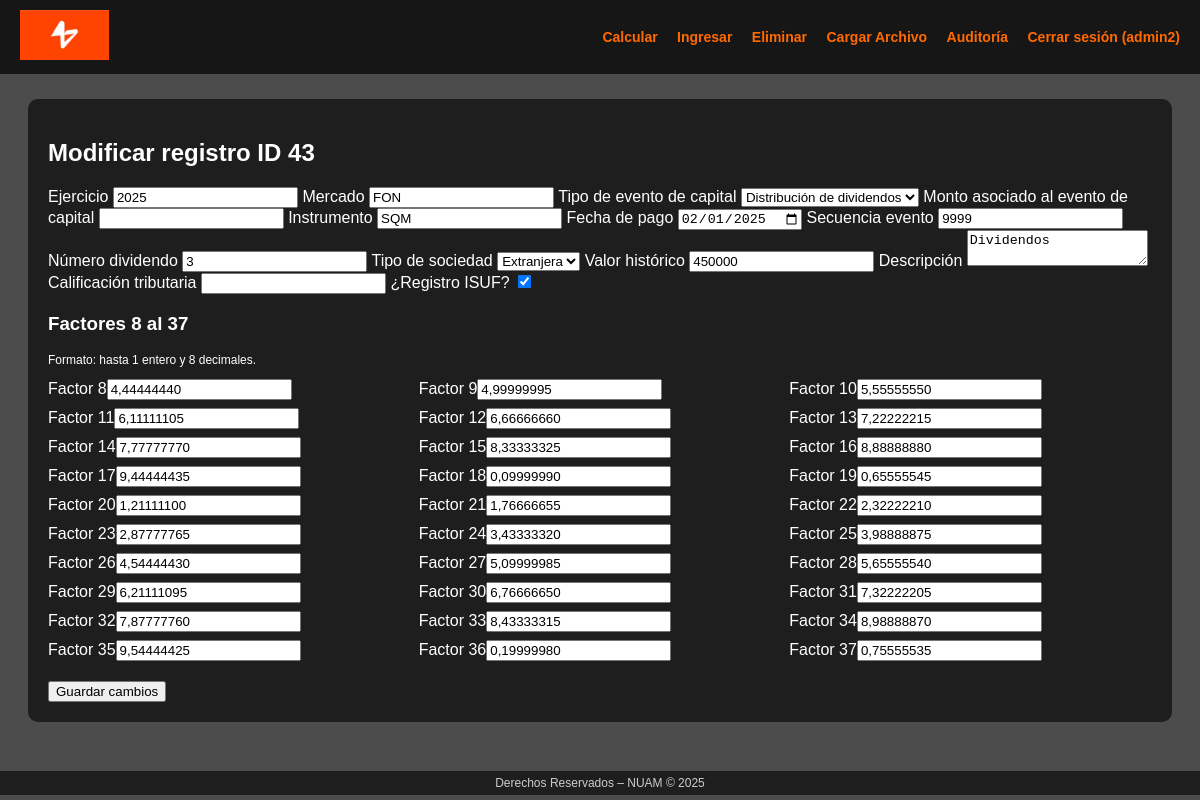
Screenshot of /modificar/43/ (signed in) with the database file from the repository.
### nuam/models.py (models this page shows, shortened)
class Registro(models.Model):
    ejercicio = models.PositiveIntegerField(
        help_text="Ejercicio / Año. Ej: 2023",
        validators=[
            MinValueValidator(1900),
            MaxValueValidator(2100),
        ],
    )
    mercado = models.CharField(
        max_length=3,
        help_text="Mercado (3 caracteres). Ej: ACN",
        validators=[
            RegexValidator(
                regex=r"^[A-Z0-9]{1,3}$",
                message="El mercado debe tener entre 1 y 3 caracteres en mayúscula.",
            )
        ],
    )
    instrumento = models.CharField(
        max_length=100,
        help_text="Instrumento. Ej: COPEC",
    )
    fecha_pago = models.DateField(
        help_text="Fecha de pago en formato DD-MM-AAAA",
    )
    secuencia_evento = models.CharField(
        max_length=10,
        help_text="Secuencia del evento (hasta 10 dígitos).",
        validators=[
            RegexValidator(
                regex=r"^[0-9]{1,10}$",
                message="La secuencia debe contener solo dígitos (máx. 10).",
            )
        ],
    )
    numero_dividendo = models.CharField(
        max_length=10,
        help_text="Número de dividendo (hasta 10 dígitos).",
        validators=[
            RegexValidator(
                regex=r"^[0-9]{1,10}$",
                message="El número de dividendo debe contener solo dígitos (máx. 10).",
            )
        ],
        blank=True,
        null=True,
    )
    TIPO_SOCIEDAD_CHOICES = [
        ("SAA", "Sociedad Anónima Abierta (S.A. Abierta)"),
        ("SAC", "Sociedad Anónima Cerrada (S.A. Cerrada)"),
        ("SPA", "Sociedad por Acciones (SpA)"),
        ("LTDA", "Sociedad de Responsabilidad Limitada (Ltda.)"),
        ("EIRL", "Empresa Individual de Responsabilidad Limitada (EIRL)"),
        ("EXT", "Sociedad Extranjera"),
        ("OTRA", "Otra entidad / vehículo de inversión"),
    ]
    tipo_sociedad = models.CharField(
        max_length=4,
        choices=TIPO_SOCIEDAD_CHOICES,
        help_text="Tipo de sociedad emisora responsable del instrumento.",
    )
    TIPO_EVENTO_CAPITAL_CHOICES = [
        ("AUM_CAP", "Aumento de capital"),
        ("DIS_CAP", "Disminución de capital"),
        ("DIV_CAP", "Distribución de dividendos"),
        ("FUSION", "Fusión / Reorganización societaria"),
        ("OTRO", "Otro evento de capital"),
    ]
    tipo_evento_capital = models.CharField(
        verbose_name="Tipo de evento de capital",
        max_length=20,
        choices=TIPO_EVENTO_CAPITAL_CHOICES,
        blank=True,
        null=True,
        help_text="Clasificación del evento de capital asociado al instrumento.",
    )
    monto_evento_capital = models.DecimalField(
        verbose_name="Monto asociado al evento de capital",
        max_digits=18,
        decimal_places=2,
        blank=True,
        null=True,
        validators=[MinValueValidator(Decimal("0"))],
        help_text=(
            "Monto monetario vinculado al evento de capital "
            "(por ejemplo, emisión, disminución o distribución de capital)."
        ),
    )
    valor_historico = models.DecimalField(
        max_digits=10,
        decimal_places=0,
        help_text="Valor histórico (entero, hasta 10 dígitos).",
        validators=[
            MinValueValidator(0),
        ],
    )
    descripcion = models.CharField(
        max_length=255,
        blank=True,
        null=True,
        help_text="Descripción opcional del evento / instrumento.",
    )
    isuf = models.BooleanField(
        default=False,
        help_text="Indica si la operación tiene tratamiento ISUF (Sí/No)."
    )
    calificacion_tributaria = models.DecimalField(
        max_digits=3,
        decimal_places=1,
        blank=True,
        null=True,
        help_text="Calificación tributaria entre 1.0 y 7.0.",
        validators=[
            MinValueValidator(Decimal("1.0")),
            MaxValueValidator(Decimal("7.0")),
        ],
    )
    def _factor_field(help_text):
        return models.DecimalField(
            max_digits=10,          # 1 entero + 8 decimales
            decimal_places=8,
            null=True,
            blank=True,
            validators=[
                MinValueValidator(Decimal("0")),
                MaxValueValidator(Decimal("1.00000000")),
            ],
            help_text=help_text,
        )
    factor_8 = _factor_field("Factor 8: decimal entre 0 y 1, con hasta 8 decimales.")
    factor_9 = _factor_field("Factor 9: decimal entre 0 y 1, con hasta 8 decimales.")
    factor_10 = _factor_field("Factor 10: decimal entre 0 y 1, con hasta 8 decimales.")
    factor_11 = _factor_field("Factor 11: decimal entre 0 y 1, con hasta 8 decimales.")
    factor_12 = _factor_field("Factor 12: decimal entre 0 y 1, con hasta 8 decimales.")
    factor_13 = _factor_field("Factor 13: decimal entre 0 y 1, con hasta 8 decimales.")
    factor_14 = _factor_field("Factor 14: decimal entre 0 y 1, con hasta 8 decimales.")
    factor_15 = _factor_field("Factor 15: decimal entre 0 y 1, con hasta 8 decimales.")
    factor_16 = _factor_field("Factor 16: decimal entre 0 y 1, con hasta 8 decimales.")
    factor_17 = _factor_field("Factor 17: decimal entre 0 y 1, con hasta 8 decimales.")
    factor_18 = _factor_field("Factor 18: decimal entre 0 y 1, con hasta 8 decimales.")
    factor_19 = _factor_field("Factor 19: decimal entre 0 y 1, con hasta 8 decimales.")
    factor_20 = _factor_field("Factor 20: decimal entre 0 y 1, con hasta 8 decimales.")
    factor_21 = _factor_field("Factor 21: decimal entre 0 y 1, con hasta 8 decimales.")
    factor_22 = _factor_field("Factor 22: decimal entre 0 y 1, con hasta 8 decimales.")
    factor_23 = _factor_field("Factor 23: decimal entre 0 y 1, con hasta 8 decimales.")
    factor_24 = _factor_field("Factor 24: decimal entre 0 y 1, con hasta 8 decimales.")
    factor_25 = _factor_field("Factor 25: decimal entre 0 y 1, con hasta 8 decimales.")
    factor_26 = _factor_field("Factor 26: decimal entre 0 y 1, con hasta 8 decimales.")
    factor_27 = _factor_field("Factor 27: decimal entre 0 y 1, con hasta 8 decimales.")
    factor_28 = _factor_field("Factor 28: decimal entre 0 y 1, con hasta 8 decimales.")
    factor_29 = _factor_field("Factor 29: decimal entre 0 y 1, con hasta 8 decimales.")
    factor_30 = _factor_field("Factor 30: decimal entre 0 y 1, con hasta 8 decimales.")
    factor_31 = _factor_field("Factor 31: decimal entre 0 y 1, con hasta 8 decimales.")
    factor_32 = _factor_field("Factor 32: decimal entre 0 y 1, con hasta 8 decimales.")
    factor_33 = _factor_field("Factor 33: decimal entre 0 y 1, con hasta 8 decimales.")
    factor_34 = _factor_field("Factor 34: decimal entre 0 y 1, con hasta 8 decimales.")
    factor_35 = _factor_field("Factor 35: decimal entre 0 y 1, con hasta 8 decimales.")
    factor_36 = _factor_field("Factor 36: decimal entre 0 y 1, con hasta 8 decimales.")
    factor_37 = _factor_field("Factor 37: decimal entre 0 y 1, con hasta 8 decimales.")
    usuario_registro = models.ForeignKey(
        User,
        on_delete=models.PROTECT,
        related_name="registros_calificacion",
        help_text="Usuario NUAM que realiza el ingreso o modificación.",
    )
    fecha_creacion = models.DateTimeField(auto_now_add=True)
    fecha_actualizacion = models.DateTimeField(auto_now=True)
    class Meta:
        verbose_name = "Registro de Calificación Tributaria"
        verbose_name_plural = "Registros de Calificación Tributaria"
        ordering = ["-fecha_pago", "-fecha_creacion"]

### nuam/views.py (the view, shortened to what this page needs)
# urls.py: path('modificar/<int:registro_id>/', views.modificar_view, name='modificar'),
@login_required(login_url="login")
def modificar_view(request, registro_id):
    if request.user.username not in ["admin", "admin2"]:
        return render(request, "modificar.html", {
            "error": "No tienes permisos para modificar. Solo admin y admin2.",
            "registro": None,
            "mensaje": "",
        })
    registro = get_object_or_404(Registro, id=registro_id)
    error = ""
    mensaje = ""
    factors_range = range(8, 38)
    factores = [{"numero": i, "valor": getattr(registro, f"factor_{i}", None)}
                for i in factors_range]
    return render(request, "modificar.html", {
        "registro": registro,
        "error": error,
        "mensaje": mensaje,
        "factores": factores,
    })

### nuam/templates/modificar.html (shortened to what this page needs)
{% extends "base.html" %}
{% block content %}
<h2>Modificar registro ID {{ registro.id }}</h2>
{% if not registro %}
    <p>No hay registro para mostrar.</p>
    <a href="{% url 'calcular' %}" class="btn">Volver</a>
{% else %}
<form method="post">
    <div class="grid-2">
        <div>
            <label>Ejercicio</label>
            <input type="number" name="ejercicio" value="{{ registro.ejercicio }}">
            <label>Mercado</label>
            <input type="text" name="mercado" value="{{ registro.mercado }}">
            <label>Tipo de evento de capital</label>
            <select name="tipo_evento_capital">
                <option value="DIV_CAP" {% if registro.tipo_evento_capital == "DIV_CAP" %}selected{% endif %}>Distribución de dividendos</option>
            </select>
            <label>Monto asociado al evento de capital</label>
            <input type="number" name="monto_evento_capital" step="0.01" value="{{ registro.monto_evento_capital|default_if_none:'' }}">
            <label>Instrumento</label>
            <input type="text" name="instrumento" value="{{ registro.instrumento }}">
            <label>Fecha de pago</label>
            <input type="date" name="fecha_pago" value="{{ registro.fecha_pago|date:'Y-m-d' }}">
            <label>Secuencia evento</label>
            <input type="text" name="secuencia_evento" value="{{ registro.secuencia_evento }}">
            <label>Número dividendo</label>
            <input type="text" name="numero_dividendo" value="{{ registro.numero_dividendo|default_if_none:'' }}">
            <label>Tipo de sociedad</label>
            <select name="tipo_sociedad">
                <option value="EXT" {% if registro.tipo_sociedad == 'EXT' %}selected{% endif %}>Extranjera</option>
            </select>
            <label>Valor histórico</label>
            <input type="number" name="valor_historico" value="{{ registro.valor_historico }}">
            <label>Descripción</label>
            <textarea name="descripcion">{{ registro.descripcion|default_if_none:'' }}</textarea>
            <label>Calificación tributaria</label>
            <input type="number" name="calificacion_tributaria" step="0.1" value="{{ registro.calificacion_tributaria|default_if_none:'' }}">
            <label>¿Registro ISUF?</label>
            <input type="checkbox" name="isuf" {% if registro.isuf %}checked{% endif %}>
        </div>
<div>
    <h3>Factores 8 al 37</h3>
    <p style="font-size: 12px;">Formato: hasta 1 entero y 8 decimales.</p>
    <div style="display:grid;grid-template-columns:repeat(3,1fr);gap:8px;">
        <div><label>Factor 8</label><input name="factor_8" value="{{ registro.factor_8 }}"></div>
        <div><label>Factor 9</label><input name="factor_9" value="{{ registro.factor_9 }}"></div>
        <div><label>Factor 10</label><input name="factor_10" value="{{ registro.factor_10 }}"></div>
        <div><label>Factor 11</label><input name="factor_11" value="{{ registro.factor_11 }}"></div>
        <div><label>Factor 12</label><input name="factor_12" value="{{ registro.factor_12 }}"></div>
        <div><label>Factor 13</label><input name="factor_13" value="{{ registro.factor_13 }}"></div>
        <div><label>Factor 14</label><input name="factor_14" value="{{ registro.factor_14 }}"></div>
        <div><label>Factor 15</label><input name="factor_15" value="{{ registro.factor_15 }}"></div>
        <div><label>Factor 16</label><input name="factor_16" value="{{ registro.factor_16 }}"></div>
        <div><label>Factor 17</label><input name="factor_17" value="{{ registro.factor_17 }}"></div>
        <div><label>Factor 18</label><input name="factor_18" value="{{ registro.factor_18 }}"></div>
        <div><label>Factor 19</label><input name="factor_19" value="{{ registro.factor_19 }}"></div>
        <div><label>Factor 20</label><input name="factor_20" value="{{ registro.factor_20 }}"></div>
        <div><label>Factor 21</label><input name="factor_21" value="{{ registro.factor_21 }}"></div>
        <div><label>Factor 22</label><input name="factor_22" value="{{ registro.factor_22 }}"></div>
        <div><label>Factor 23</label><input name="factor_23" value="{{ registro.factor_23 }}"></div>
        <div><label>Factor 24</label><input name="factor_24" value="{{ registro.factor_24 }}"></div>
        <div><label>Factor 25</label><input name="factor_25" value="{{ registro.factor_25 }}"></div>
        <div><label>Factor 26</label><input name="factor_26" value="{{ registro.factor_26 }}"></div>
        <div><label>Factor 27</label><input name="factor_27" value="{{ registro.factor_27 }}"></div>
        <div><label>Factor 28</label><input name="factor_28" value="{{ registro.factor_28 }}"></div>
        <div><label>Factor 29</label><input name="factor_29" value="{{ registro.factor_29 }}"></div>
        <div><label>Factor 30</label><input name="factor_30" value="{{ registro.factor_30 }}"></div>
        <div><label>Factor 31</label><input name="factor_31" value="{{ registro.factor_31 }}"></div>
        <div><label>Factor 32</label><input name="factor_32" value="{{ registro.factor_32 }}"></div>
        <div><label>Factor 33</label><input name="factor_33" value="{{ registro.factor_33 }}"></div>
        <div><label>Factor 34</label><input name="factor_34" value="{{ registro.factor_34 }}"></div>
        <div><label>Factor 35</label><input name="factor_35" value="{{ registro.factor_35 }}"></div>
        <div><label>Factor 36</label><input name="factor_36" value="{{ registro.factor_36 }}"></div>
        <div><label>Factor 37</label><input name="factor_37" value="{{ registro.factor_37 }}"></div>
    </div>
</div>
    <button type="submit" class="btn btn-primary" style="margin-top:20px;">Guardar cambios</button>
</form>
{% endif %}
{% endblock %}

### nuam/templates/base.html (shortened to what this page needs)
{% load static %}
<!DOCTYPE html>
<html lang="es">
<head>
</head>
<body>
    <header>
        <div class="logo">
            <a href="{% url 'index' %}">
                <img src="{% static 'img/logo_nuam.png' %}" alt="Logo NUAM">
            </a>
        </div>
        <nav>
            {% if user.is_authenticated %}
                <a href="{% url 'calcular' %}">Calcular</a>
                <a href="{% url 'insertar' %}">Ingresar</a>
                <a href="{% url 'eliminar' %}">Eliminar</a>
                <a href="{% url 'cargar_archivo' %}">Cargar Archivo</a>
                {% if user.username == "admin" or user.username == "admin2" %}
                    <a href="{% url 'auditoria' %}">Auditoría</a>
                {% endif %}
                <a href="{% url 'logout' %}">Cerrar sesión ({{ user.username }})</a>
            {% else %}
                <a href="{% url 'login' %}">Iniciar sesión</a>
            {% endif %}
        </nav>
    </header>
    <div class="container">
        {% block content %}{% endblock %}
    </div>
    <footer>
        Derechos Reservados – NUAM © 2025
    </footer>
</body>
</html>

### nuam/templates/base.html (style rules this page uses)
body { margin: 0; padding: 0; color: white; font-family: Arial, sans-serif; }
header { display: flex; align-items: center; justify-content: space-between; background: rgba(0,0,0,0.7); padding: 10px 20px; }
.logo img { height: 50px; cursor: pointer; transition: 0.2s; }
nav a { margin-left: 15px; color: #ff6a00; text-decoration: none; font-weight: bold; font-size: 14px; }
.container { width: 92%; margin: 25px auto 70px auto; background: rgba(0,0,0,0.6); padding: 20px; border-radius: 10px; }
footer { position: fixed; bottom: 5px; left: 0; width: 100%; text-align: center; font-size: 12px; color: #ccc; background: rgba(0,0,0,0.6); padding: 5px 0; }

### rows the page displays
Registro: id "43", ejercicio "2025", mercado "FON", tipo_evento_capital "Distribución de dividendos", instrumento "SQM", fecha_pago "02/01/2025", secuencia_evento "9999", numero_dividendo "3", tipo_sociedad "Extranjera", valor_historico "450000", descripcion "Dividendos", isuf "☑", factor_8 "4,44444440", factor_9 "4,99999995", factor_10 "5,55555550", factor_11 "6,11111105", factor_12 "6,66666660", factor_13 "7,22222215", factor_14 "7,77777770", factor_15 "8,33333325", factor_16 "8,88888880", factor_17 "9,44444435", factor_18 "0,09999990", factor_19 "0,65555545", factor_20 "1,21111100", factor_21 "1,76666655", factor_22 "2,32222210", factor_23 "2,87777765", factor_24 "3,43333320", factor_25 "3,98888875", factor_26 "4,54444430", factor_27 "5,09999985", factor_28 "5,65555540", factor_29 "6,21111095", factor_30 "6,76666650", factor_31 "7,32222205", factor_32 "7,87777760", factor_33 "8,43333315", factor_34 "8,98888870", factor_35 "9,54444425", factor_36 "0,19999980", factor_37 "0,75555535"

### other values shown
{{ user.username }} "admin2"
